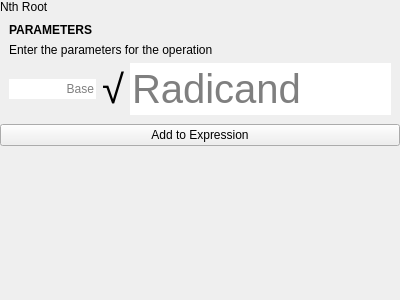
<?xml version="1.0" encoding="UTF-8"?>
<ui version="4.0">
 <class>NthRootPopover</class>
 <widget class="QWidget" name="NthRootPopover">
  <property name="geometry">
   <rect>
    <x>0</x>
    <y>0</y>
    <width>400</width>
    <height>300</height>
   </rect>
  </property>
  <property name="windowTitle">
   <string>Form</string>
  </property>
  <layout class="QVBoxLayout" name="verticalLayout">
   <property name="spacing">
    <number>0</number>
   </property>
   <property name="leftMargin">
    <number>0</number>
   </property>
   <property name="topMargin">
    <number>0</number>
   </property>
   <property name="rightMargin">
    <number>0</number>
   </property>
   <property name="bottomMargin">
    <number>0</number>
   </property>
   <item>
    <widget class="tTitleLabel" name="titleLabel">
     <property name="text">
      <string>Nth Root</string>
     </property>
    </widget>
   </item>
   <item>
    <widget class="QWidget" name="widget" native="true">
     <property name="sizePolicy">
      <sizepolicy hsizetype="Preferred" vsizetype="Expanding">
       <horstretch>0</horstretch>
       <verstretch>0</verstretch>
      </sizepolicy>
     </property>
     <layout class="QVBoxLayout" name="verticalLayout_2">
      <property name="spacing">
       <number>0</number>
      </property>
      <property name="leftMargin">
       <number>0</number>
      </property>
      <property name="topMargin">
       <number>0</number>
      </property>
      <property name="rightMargin">
       <number>0</number>
      </property>
      <property name="bottomMargin">
       <number>0</number>
      </property>
      <item>
       <layout class="QVBoxLayout" name="verticalLayout_3">
        <property name="spacing">
         <number>6</number>
        </property>
        <property name="leftMargin">
         <number>9</number>
        </property>
        <property name="topMargin">
         <number>9</number>
        </property>
        <property name="rightMargin">
         <number>9</number>
        </property>
        <property name="bottomMargin">
         <number>9</number>
        </property>
        <item>
         <widget class="QLabel" name="label">
          <property name="font">
           <font>
            <weight>75</weight>
            <bold>true</bold>
           </font>
          </property>
          <property name="text">
           <string>PARAMETERS</string>
          </property>
         </widget>
        </item>
        <item>
         <widget class="QLabel" name="label_3">
          <property name="text">
           <string>Enter the parameters for the operation</string>
          </property>
         </widget>
        </item>
        <item>
         <layout class="QHBoxLayout" name="horizontalLayout_2">
          <item>
           <widget class="ExpressionLineEdit" name="baseEdit">
            <property name="sizePolicy">
             <sizepolicy hsizetype="Expanding" vsizetype="Fixed">
              <horstretch>1</horstretch>
              <verstretch>0</verstretch>
             </sizepolicy>
            </property>
            <property name="autoFillBackground">
             <bool>true</bool>
            </property>
            <property name="frame">
             <bool>false</bool>
            </property>
            <property name="alignment">
             <set>Qt::AlignRight|Qt::AlignTrailing|Qt::AlignVCenter</set>
            </property>
            <property name="placeholderText">
             <string>Base</string>
            </property>
           </widget>
          </item>
          <item>
           <widget class="QLabel" name="label_2">
            <property name="font">
             <font>
              <pointsize>30</pointsize>
             </font>
            </property>
            <property name="text">
             <string>√</string>
            </property>
           </widget>
          </item>
          <item>
           <widget class="ExpressionLineEdit" name="numberEdit">
            <property name="sizePolicy">
             <sizepolicy hsizetype="Expanding" vsizetype="Fixed">
              <horstretch>3</horstretch>
              <verstretch>0</verstretch>
             </sizepolicy>
            </property>
            <property name="font">
             <font>
              <pointsize>30</pointsize>
             </font>
            </property>
            <property name="autoFillBackground">
             <bool>true</bool>
            </property>
            <property name="frame">
             <bool>false</bool>
            </property>
            <property name="placeholderText">
             <string>Radicand</string>
            </property>
           </widget>
          </item>
         </layout>
        </item>
       </layout>
      </item>
      <item>
       <widget class="QPushButton" name="okButton">
        <property name="sizePolicy">
         <sizepolicy hsizetype="Preferred" vsizetype="Preferred">
          <horstretch>0</horstretch>
          <verstretch>0</verstretch>
         </sizepolicy>
        </property>
        <property name="text">
         <string>Add to Expression</string>
        </property>
       </widget>
      </item>
      <item>
       <spacer name="verticalSpacer">
        <property name="orientation">
         <enum>Qt::Vertical</enum>
        </property>
        <property name="sizeHint" stdset="0">
         <size>
          <width>20</width>
          <height>40</height>
         </size>
        </property>
       </spacer>
      </item>
     </layout>
    </widget>
   </item>
  </layout>
 </widget>
 <customwidgets>
  <customwidget>
   <class>tTitleLabel</class>
   <extends>QLabel</extends>
   <header location="global">ttitlelabel.h</header>
   <slots>
    <signal>backButtonClicked()</signal>
   </slots>
  </customwidget>
  <customwidget>
   <class>ExpressionLineEdit</class>
   <extends>QLineEdit</extends>
   <header>expressionlineedit.h</header>
   <slots>
    <signal>expressionUpdated(QString)</signal>
   </slots>
  </customwidget>
 </customwidgets>
 <resources/>
 <connections>
  <connection>
   <sender>baseEdit</sender>
   <signal>returnPressed()</signal>
   <receiver>okButton</receiver>
   <slot>click()</slot>
   <hints>
    <hint type="sourcelabel">
     <x>68</x>
     <y>97</y>
    </hint>
    <hint type="destinationlabel">
     <x>377</x>
     <y>19</y>
    </hint>
   </hints>
  </connection>
  <connection>
   <sender>numberEdit</sender>
   <signal>returnPressed()</signal>
   <receiver>okButton</receiver>
   <slot>click()</slot>
   <hints>
    <hint type="sourcelabel">
     <x>362</x>
     <y>112</y>
    </hint>
    <hint type="destinationlabel">
     <x>382</x>
     <y>27</y>
    </hint>
   </hints>
  </connection>
 </connections>
</ui>
